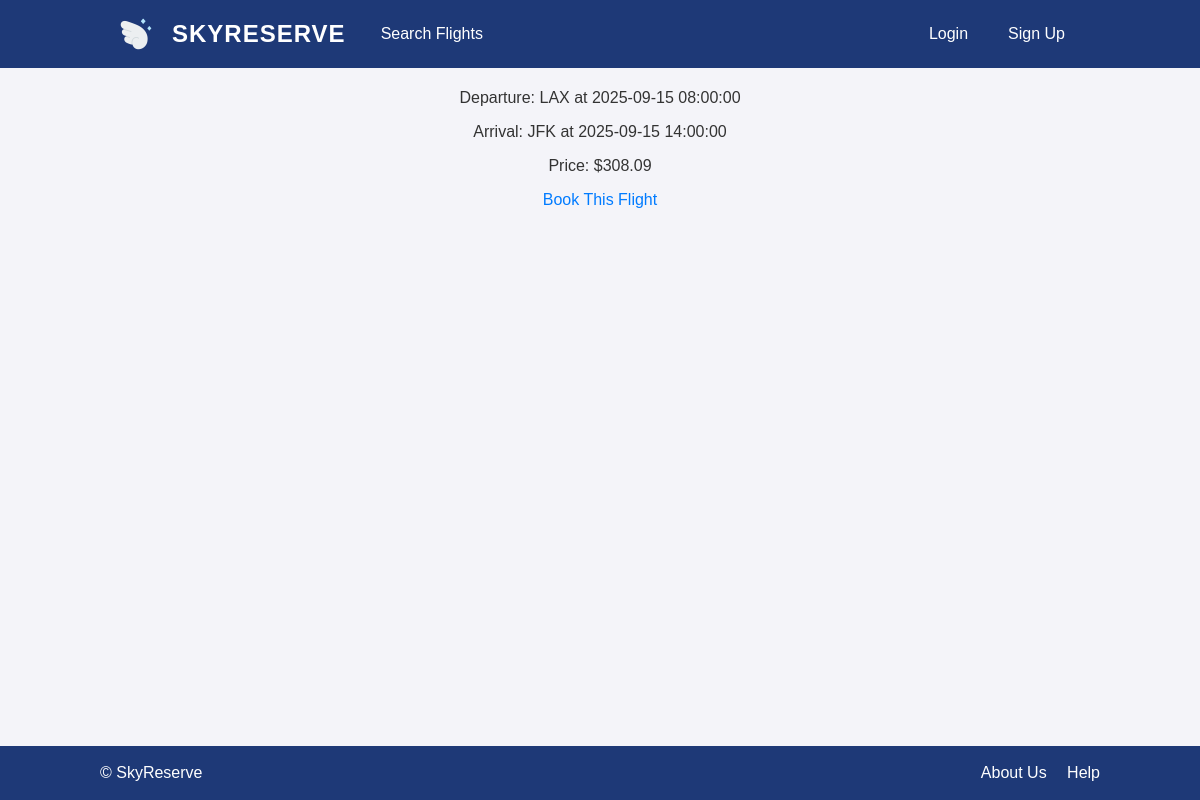
The app's page /flights/100 with its own data.
### tables this page shows
CREATE TABLE flight (
  airline_name TEXT NOT NULL,
  flight_num INTEGER NOT NULL,
  departure_airport TEXT NOT NULL,
  departure_time TEXT NOT NULL,
  arrival_airport TEXT NOT NULL,
  arrival_time TEXT NOT NULL,
  price REAL NOT NULL,
  status TEXT NOT NULL,
  airplane_id INTEGER NOT NULL,
  PRIMARY KEY (airline_name, flight_num),
  FOREIGN KEY (airline_name) REFERENCES airline(airline_name),
  FOREIGN KEY (departure_airport) REFERENCES airport(airport_name),
  FOREIGN KEY (arrival_airport) REFERENCES airport(airport_name),
  FOREIGN KEY (airline_name, airplane_id) REFERENCES airplane(airline_name, airplane_id)
);

### app.py (the view)
@app.route('/flights/<int:flight_num>')
def flight_details(flight_num):
    conn = get_db_connection()
    cursor = get_cursor(conn, dictionary=True)
    q = "SELECT * FROM flight WHERE flight_num = %s"
    if IS_SQLITE:
        q = _adapt_query_for_sqlite(q)
    cursor.execute(q, (flight_num,))
    flight = cursor.fetchone()
    cursor.close()
    conn.close()
    if flight is None:
        flash("Flight not found.")
        return redirect(url_for('home'))
    return render_template('flight_details.html', flight=flight)

### app.py (called while the page is built, shortened)
def get_db_connection():
    if IS_SQLITE:
        conn = sqlite3.connect(DB_INFO["path"])
        conn.row_factory = sqlite3.Row
        return conn

def get_cursor(conn, dictionary=False):
    if IS_SQLITE:
        return conn.cursor()
    return conn.cursor(dictionary=dictionary)

def _adapt_query_for_sqlite(q: str) -> str:
    q = q.replace("`", "")
    return q.replace("%s", "?")

### templates/flight_details.html (shortened to what this page needs)
{% extends "base.html" %}
{% block content %}
    <p>Departure: {{ flight['departure_airport'] }} at {{ flight['departure_time'] }}</p>
    <p>Arrival: {{ flight['arrival_airport'] }} at {{ flight['arrival_time'] }}</p>
    <p>Price: ${{ flight['price'] }}</p>
    <a href="{{ url_for('book_flight', flight_id=flight['flight_id']) }}">Book This Flight</a>
{% endblock %}

### static/css/styles.css (style rules this page uses)
:root { --blue: #1e3977; --blue-cta: #007bff; --blue-cta-hover: #0056b3; --bg: #f4f4f9; --text: #333; --white: #fff; --border: #ddd; }
html, body { height: 100%; }
body { margin: 0; min-height: 100vh; display: flex; flex-direction: column; font-family: Arial, sans-serif; text-align: center; background-color: var(--bg); color: var(--text); }
a { color: var(--blue-cta); text-decoration: none; }

### records on screen
flight: departure_airport "LAX", departure_time "2025-09-15 08:00:00", arrival_airport "JFK", arrival_time "2025-09-15 14:00:00", price "308.09"
